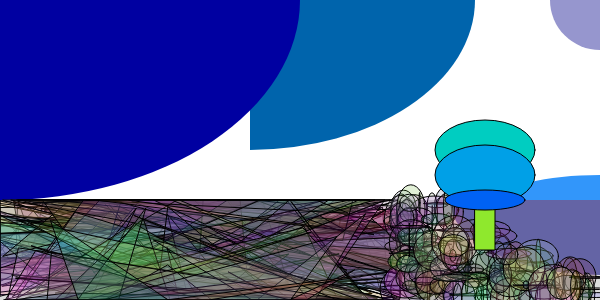
Frame 1 (no input)
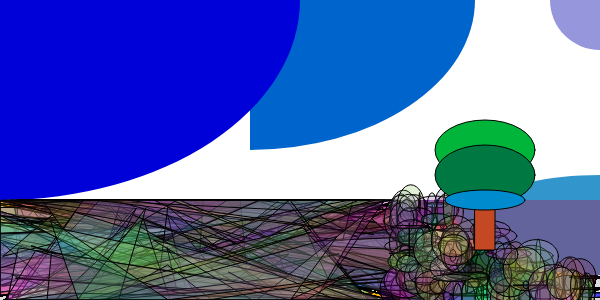
Frame 60 (no input)
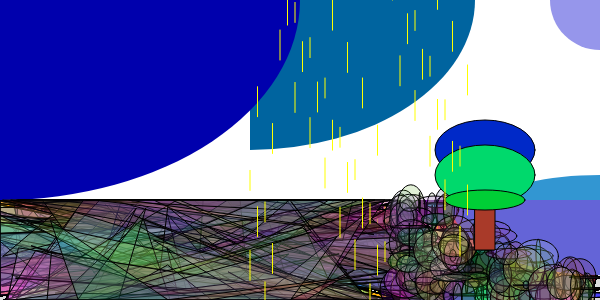
Frame 120 (the mouse pressed at the canvas centre since frame 60)

The p5.js sketch that drew these frames (run headless with seeded random() and noise() and a simulated clock; from frame 60 on, the mouse is pressed at the canvas centre):

// p5.js sketch
// ── sketch.js
let gd = [],
  gd_C = [];
let maxX = 400;
var state = 0;
var rain_pos = 0;
var rain_type = 0;

// setup 
function setup() {
  createCanvas(600, 300);
  ground();
  background(220);
}


// draw
function draw() {
  noStroke();

  // 하늘
  sky();

  stroke(0);  // <- stroke
  // 땅
  fill(20, 200, 100);  // <- fill
  for (var i = 0; i < 250; i++) {  // <- for
    fill(gd_C[i][0], gd_C[i][1], gd_C[i][2], gd_C[i][3]);  // <- fill
    triangle(gd[i][0], gd[i][1], gd[i][2], gd[i][3], gd[i][4], gd[i][5]);  // <- triangle
  }
  for (var i = 250; i < 450; i++) {  // <- for
    fill(gd_C[i][0], gd_C[i][1], gd_C[i][2], gd_C[i][3]);  // <- fill
    ellipse(gd[i][0], gd[i][1], gd[i][2], gd[i][3]);  // <- ellipse
  }

  // 나무
  tree();

  // 비
  if (mouseIsPressed) {  // <- mouse 입력, if
    // 왼쪽 구름 비
    if ((mouseX > 0 && mouseX < 300) && (mouseY > 0 && mouseY < 200)) {  // <- if
      for (var i = 0; i < width / 2; i += width / 2 / 30) {  // <- for
        stroke(0, 255, 0);  // <- stroke
        rain_type++;
        rain_pos += 15 + random(13);

        if (rain_pos > height) {  // <- if
          rain_pos = 0;
        }

        // 비오는 애니메이션
        if (rain_type % 2 == 0) {  // <- if
          line(i, rain_pos - 30, i, rain_pos);  // <- line
          line(i, rain_pos - 150, i, rain_pos - 120);  // <- line
        } else {
          line(i, rain_pos + 30, i, rain_pos + 60);  // <- line
          line(i, rain_pos - 50, i, rain_pos - 30);  // <- line
        }
      }
    }
    
    // 중앙 구름 비
    if ((mouseX > 250 && mouseX < 475) && (mouseY > 0 && mouseY < 200)) {  // <- if
      for (var i = 250; i < 475; i += 225 / 30) {  // <- for
        stroke(255, 255, 0);  // <- stroke
        rain_type++;
        rain_pos += 15 + random(13);

        if (rain_pos > height) {  // <- if
          rain_pos = 0;
        }

        // 비오는 애니메이션
        if (rain_type % 2 == 0) {  // <- if
          line(i, rain_pos - 30, i, rain_pos);  // <- line
          line(i, rain_pos - 150, i, rain_pos - 120);  // <- line
        } else {
          line(i, rain_pos + 30, i, rain_pos + 60);  // <- line
          line(i, rain_pos - 50, i, rain_pos - 30);  // <- line
        }
      }
    }
    
    // 움직이는 동그라미 : 네모땅 클릭시
    if ((mouseX > 0 && mouseX < 400) && (mouseY > 200 && mouseY < 300)) {  // <- if
      ellipse(mouseX,mouseY,25+random(20), 25+random(20));  // <- ellipse
      ellipse(pmouseX,pmouseY,25+random(20), 25+random(20));  // <- ellipse
    }
    
    // 움직이는 세모 : 동그라미땅 클릭시
    if ((mouseX > 400 && mouseX < 600) && (mouseY > 200 && mouseY < 300)) {  // <- if
      triangle(mouseX+random(30),mouseY+random(30),mouseX-random(30),mouseY+random(30),mouseX+random(30),mouseY-random(30));  // <- triangle
      triangle(pmouseX+random(30),pmouseY+random(30),pmouseX+random(30),pmouseY-random(30),pmouseX-random(30),pmouseY-random(30));  // <- triangle
    }
  }
}

function ground() {
  // x : 0~400, y : 200~300
  // 세모땅
  for (var i = 0; i < 100; i++) {  // <- for
    gd[i] = [
      random(400),
      random(100) + 200,
      random(400),
      random(100) + 200,
      random(400),
      random(100) + 200,
    ];
    gd_C[i] = [random(255), random(255), random(255), 40];
  }
  for (var i = 100; i < 125; i++) {  // <- for
    gd[i] = [
      0,
      random(100) + 200,
      0,
      random(100) + 200,
      random(400),
      random(100) + 200,
    ];
    gd_C[i] = [random(255), random(255), random(255), 40];
  }
  for (var i = 125; i < 150; i++) {  // <- for
    gd[i] = [
      400,
      random(100) + 200,
      400,
      random(100) + 200,
      random(400),
      random(100) + 200,
    ];
    gd_C[i] = [random(255), random(255), random(255), 40];
  }
  for (var i = 150; i < 200; i++) {  // <- for
    gd[i] = [
      random(400),
      200,
      random(400),
      200,
      random(400),
      random(100) + 200,
    ];
    gd_C[i] = [random(255), random(255), random(255), 40];
  }
  for (var i = 200; i < 250; i++) {  // <- for
    gd[i] = [
      random(400),
      300,
      random(400),
      300,
      random(400),
      random(100) + 200,
    ];
    gd_C[i] = [random(255), random(255), random(255), 40];
  }

  // x : 400~600, y : 200~300
  // 동그라미 땅 : 왼쪽 -> 오른쪽 순서
  for (var i = 250; i < 350; i++) {  // <- for
    gd[i] = [random(50) + 400, random(100) + 200, random(50), random(50)];
    gd_C[i] = [random(255), random(255), random(255), 40];
  }
  for (var i = 350; i < 400; i++) {  // <- for
    gd[i] = [random(50) + 450, random(75) + 225, random(50), random(50)];
    gd_C[i] = [random(255), random(255), random(255), 40];
  }
  for (var i = 400; i < 430; i++) {  // <- for
    gd[i] = [random(50) + 500, random(50) + 250, random(50), random(50)];
    gd_C[i] = [random(255), random(255), random(255), 40];
  }
  for (var i = 430; i < 450; i++) {  // <- for
    gd[i] = [random(50) + 550, random(25) + 275, random(50), random(50)];
    gd_C[i] = [random(255), random(255), random(255), 40];
  }
}

function tree() {
  fill(random(255), random(255), random(100)); // 나무 기둥, fill
  rect(475, 200, 20, 50);  // <- rect

  fill(0, random(255), random(255)); // 위 나뭇잎, fill
  ellipse(485, 150, 100, 60);  // <- ellipse

  fill(0, random(255), random(255)); // 중간 나뭇잎, fill
  ellipse(485, 175, 100, 60);  // <- ellipse
  
  fill(0, random(255), random(255)); // 아래 나뭇잎, fill
  ellipse(485, 200, 80, 20);  // <- ellipse
}

function sky() {
  fill(255);  // <- fill
  rect(0, 0, 600, 200); // 하얀 하늘  // <- rect

  fill(0, 100, random(100) + 155); // 중앙 구름, fill
  arc(250, 0, 450, 300, 0, HALF_PI, PIE);  // <- arc

  fill(0, 0, random(100) + 155); // 왼쪽 구름, fill
  arc(0, 0, 600, 400, 0, HALF_PI, PIE);  // <- arc

  fill(150, 150, random(50) + 205); // 오른쪽 위 구름, fill
  arc(600, 0, 100, 100, HALF_PI, PI, PIE);  // <- arc

  fill(50, 150, random(50) + 205); // 오른쪽 중간 구름, fill
  arc(600, 200, 200, 50, PI, PI + HALF_PI, PIE);  // <- arc

  fill(100, 100, random(100) + 155); // 오른쪽 아래 구름, fill
  arc(600, 200, 300, 150, HALF_PI, PI, PIE);  // <- arc
}
